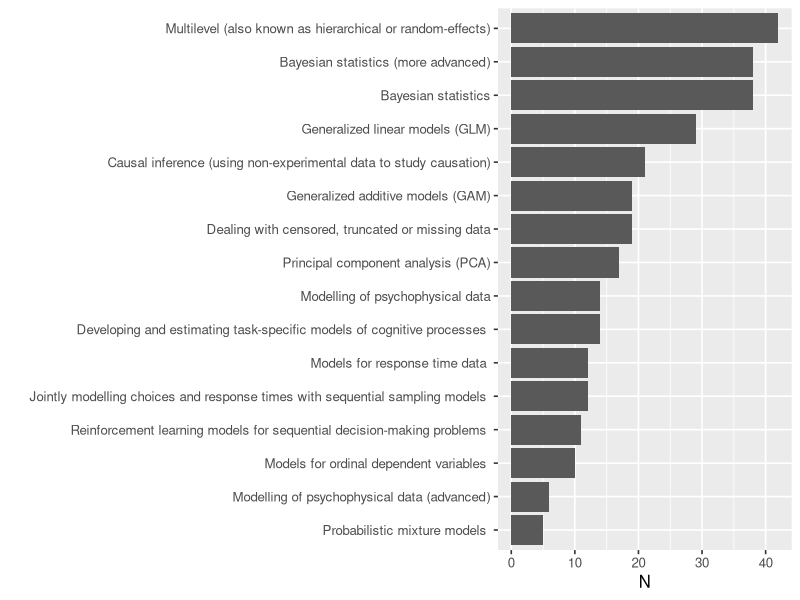
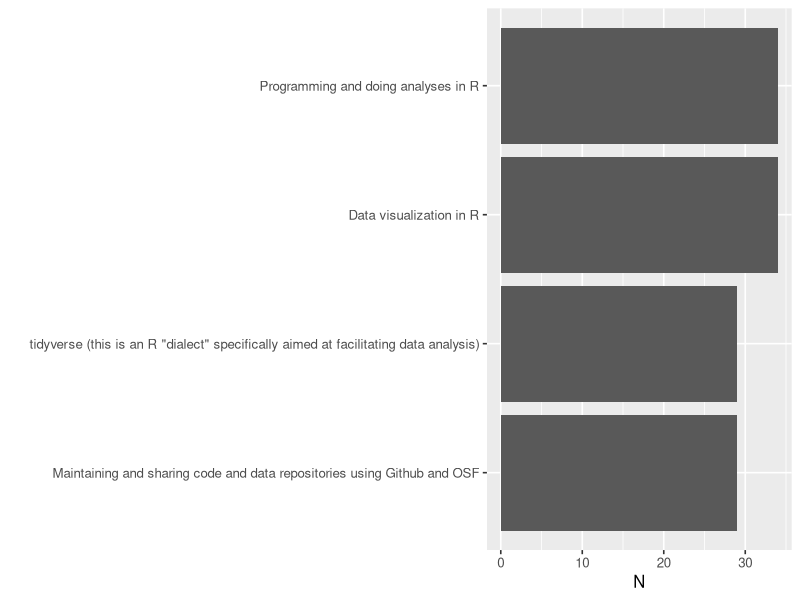
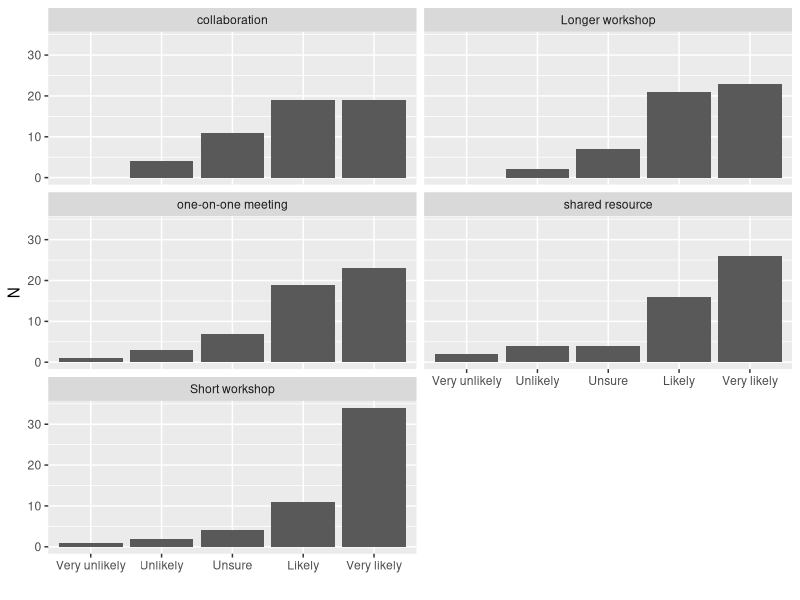
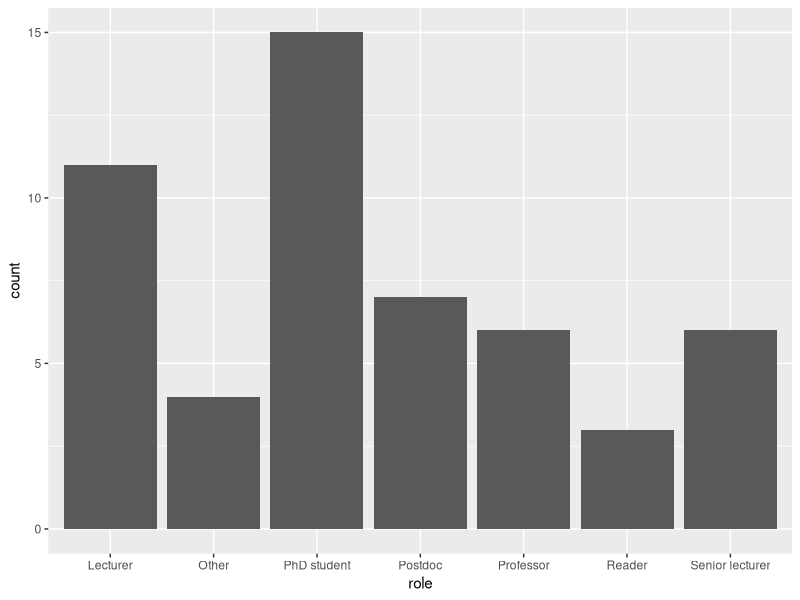

Recreate these plots in R, in order.
## ---- chunk 1
library(tidyverse)

# load Qualtrics csv output (edited to remove double header and IP addresses)
d <- read_csv('../data/survey_march22/stats-survey-rhul_edit.csv')

d %>%
  filter(Finished==TRUE) %>%
  select(starts_with('models_') & !contains('TEXT')) %>%
  mutate(id = 1:nrow(.)) %>%
  pivot_longer(starts_with('models_'),names_to = 'what') %>%
  filter(!is.na(value)) %>%
  filter(value!="Other (please specify)") %>%
  mutate(value_short = str_extract(value, pattern='^[^:\\.)]*')) %>% 
  # simplify labels (could be more elegant if I knew regex better)
  mutate(value_short = ifelse(str_detect(value_short,"\\((?=e)"),
                              str_sub(value_short,1,-1 -2),
                              value_short)) %>%
  mutate(value_short = ifelse(str_detect(value_short,"\\("),
                              str_c(value_short,")"),
                              value_short)) %>%
  group_by(value_short) %>%
  summarise(N = length(id)) %>%
  arrange(N) %>%
  mutate(value_short=as_factor(value_short)) %>%
  ggplot(aes(y=value_short, x=N))+
  theme_gray(12) +
  geom_col() +
  labs(y="")
## ---- chunk 2
d %>%
  filter(Finished==TRUE) %>%
  select(starts_with('models_') & contains('TEXT')) %>%
  filter(!is.na(models_17_TEXT)) %>%
  pull(models_17_TEXT)

## ---- chunk 3
d %>%
  filter(Finished==TRUE) %>%
  select(starts_with('extra_') & !contains('TEXT')) %>%
  mutate(id = 1:nrow(.)) %>%
  pivot_longer(starts_with('extra_'),names_to = 'what') %>%
  filter(!is.na(value)) %>%
  filter(value!="Other (please specify)") %>%
  group_by(value) %>%
  summarise(N = length(value)) %>%
  arrange(N) %>%
  mutate(value=as_factor(value)) %>%
  ggplot(aes(y=value, x=N))+
  theme_gray(12) +
  geom_col() +
  labs(y="")
## ---- chunk 4
d %>%
  filter(Finished==TRUE) %>%
  select(starts_with('format_')) %>%
  mutate(id = 1:nrow(.)) %>%
  pivot_longer(starts_with('format_'),names_to = 'what') %>%
  mutate(value=factor(value, ordered=T, levels=c("Very unlikely",
                                                 "Unlikely",
                                                 "Unsure",
                                                 "Likely",
                                                 "Very likely"))) %>%
  filter(!is.na(value)) %>%
  mutate(what=case_when(
    str_detect(what,"1") ~ "Short workshop",
    str_detect(what,"2") ~ "Longer workshop",
    str_detect(what,"3") ~ "one-on-one meeting",
    str_detect(what,"4") ~ "shared resource",
    str_detect(what,"5") ~ "collaboration"
  ) ) %>%
  group_by(what, value) %>%
  summarise(N = length(id)) %>%
  ggplot(aes(x=value, y=N)) +
  geom_col()+
  facet_wrap(.~what, ncol=2) +
  labs(x="")
## ---- chunk 5
d %>%
  filter(Finished==TRUE) %>%
  filter(!is.na(role)) %>%
  ggplot(aes(x=role))+
  geom_histogram(stat='count')
